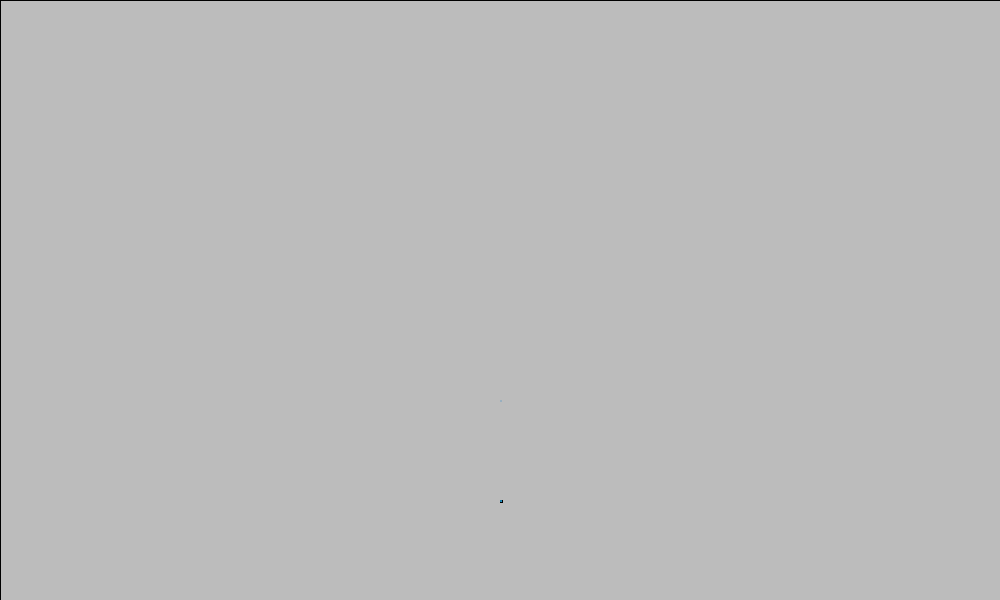
Frame 1 (no input)
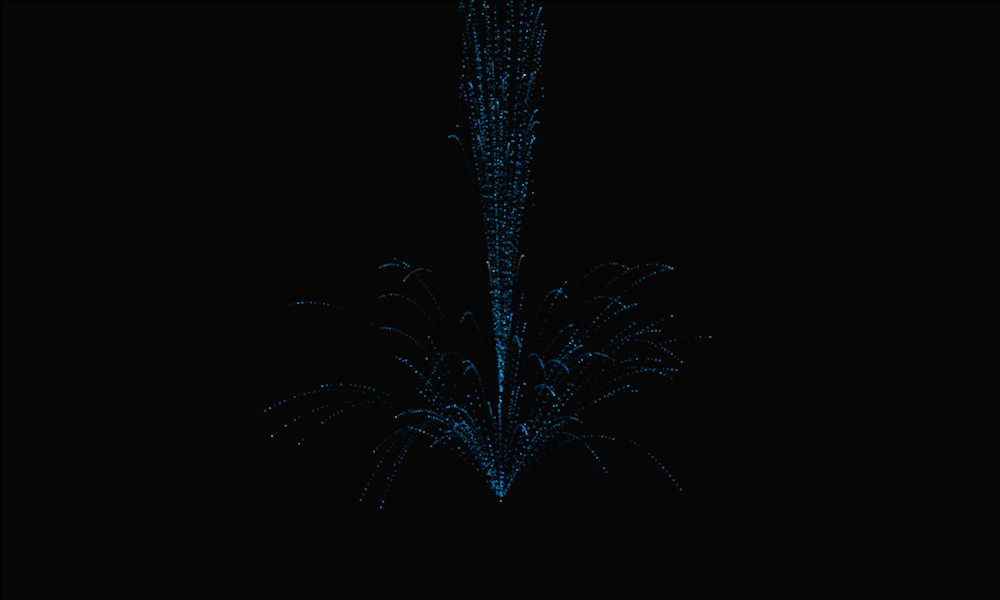
Frame 60 (the mouse pressed at the canvas centre just before this capture)
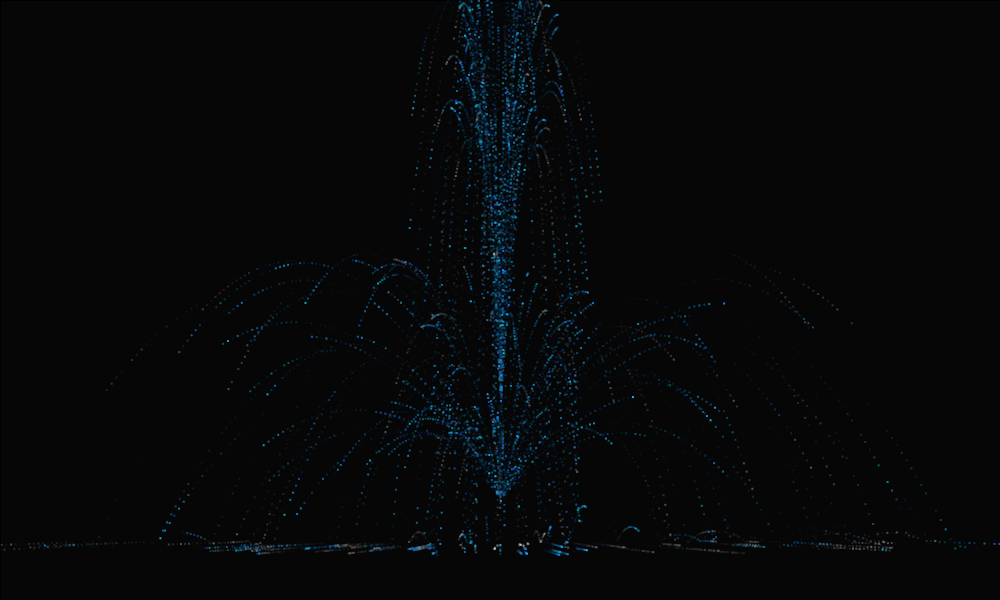
Frame 120 (the mouse held since frame 60 and released just before this capture)

The Processing sketch that drew these frames (run headless with seeded random() and noise(); from frame 60 on, the mouse is pressed at the canvas centre):

// Processing sketch: processing_67674
// ── processing_67674.pde

//DECLARE
ArrayList ballCollection;


void setup() {
  size(1000, 600);
  smooth();

  //INITIALIZATION
  ballCollection = new ArrayList();


  //  for (int i = 0; i < 100; i++) {
  //    Ball myBall = new Ball(width/2, height/2);
  //    ballCollection.add(myBall);
  //  }
}

void draw() {

  fill(0, 20);
  rect(0, 0, width, height);

  //wide spray
  Ball myBall = new Ball(width/2, height/2+200, random(-5, 5), random(-10, -5));
  ballCollection.add(myBall);

  //high spray
  Ball myBall2 = new Ball(width/2, height/2+100, random(-1, 1), random(-15, -10));
  ballCollection.add(myBall2);

  //wide spray 2
  Ball myBall3 = new Ball(width/2, height/2+200, random(-5, 5), random(-10, -5));
  ballCollection.add(myBall3);

  //high spray 2
  Ball myBall4 = new Ball(width/2, height/2+100, random(-1, 1), random(-15, -10));
  ballCollection.add(myBall4);
  //CALL FUNCTIONALITY


  for (int i = 0; i < ballCollection.size(); i++) {
    Ball mb = (Ball) ballCollection.get(i);
    mb.run();
  }
}

class Ball {

  //GLOBAL VARIABLES
  float x = 0;
  float y = 0;
  float speedX = random(-5, 5);
  float speedY = random(-10, -5);

  //CONSTRUCTOR
  Ball(float _x, float _y, float _speedX, float _speedY) {
    x = _x;
    y = _y;
    speedX = _speedX;
    speedY = _speedY;
  }



  // FUNCTIONS
  void run() {
    display();
    movement();
    bounce();
    gravity();
  }


  void gravity() {
    speedY += .2;
  }

  void bounce() {
    if (y > height-height/10) {
      speedY = speedY *-0.25;
    }
    if (y < 0) {
      speedY = speedY *-1;
    }
  }

  void movement() {
    x += speedX;
    y += speedY;
  }


  void display() {
    rect(x, y, 2, 2);
    
    // if the speed on the way down is faster than numbers, turn white
    if(speedY > 5  || speedX > 5){
      fill(255,255,255,random(100)); //make white and various transparency
    }else{
    fill(random(0, 50), random(100, 200), random(200, 255), random(255)); //if not fast then blue green shimmer
    }
    

    noStroke();
  }
}
